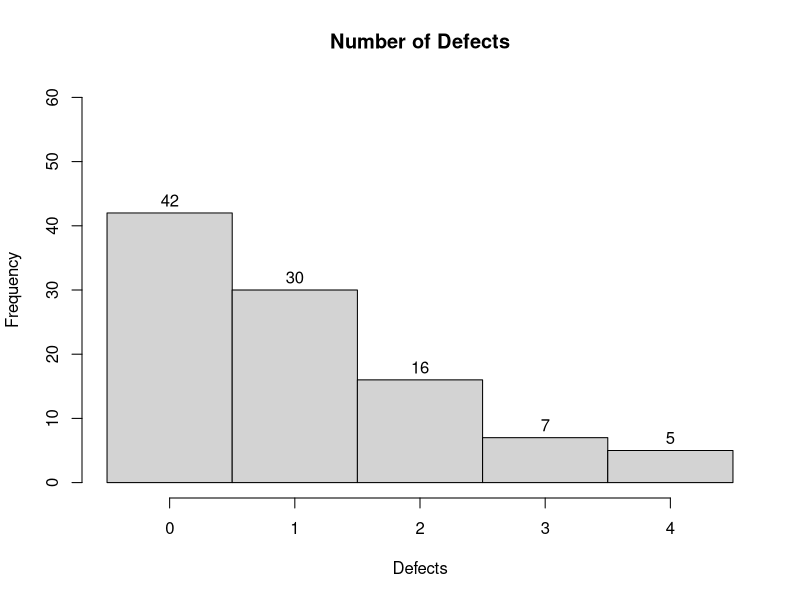
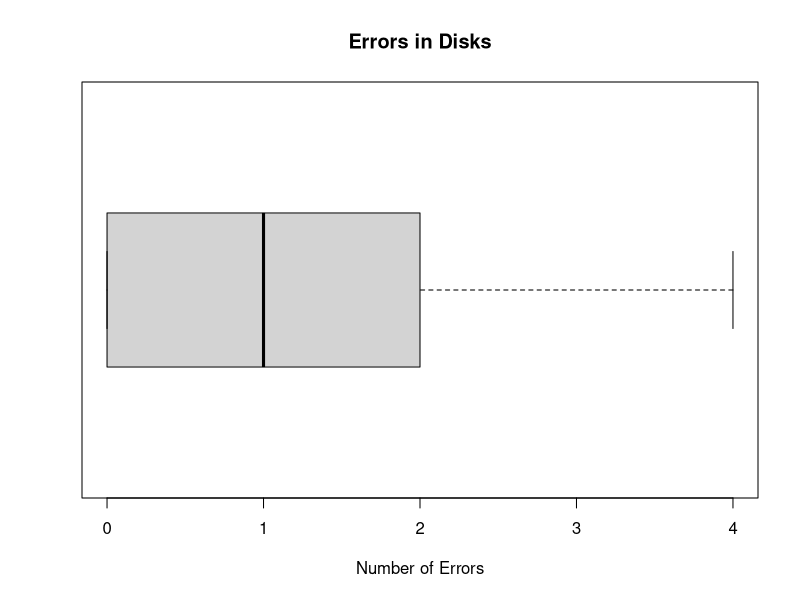
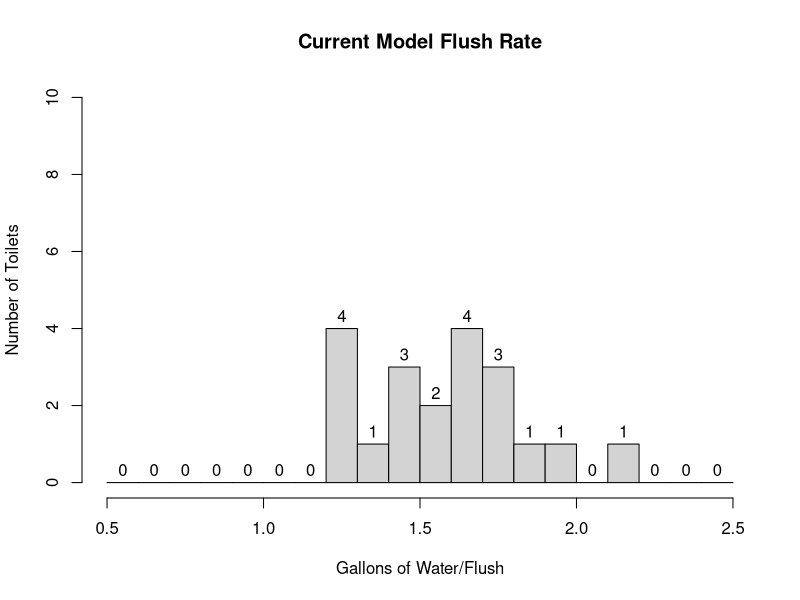
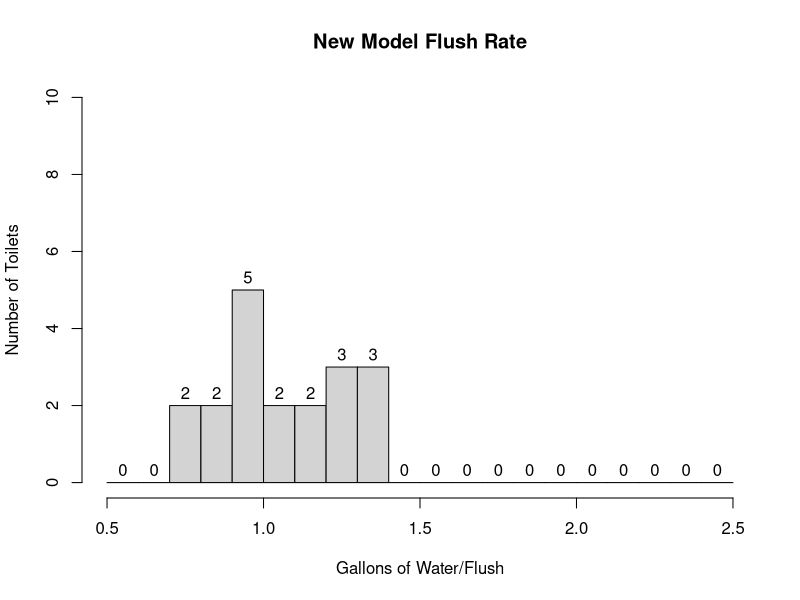
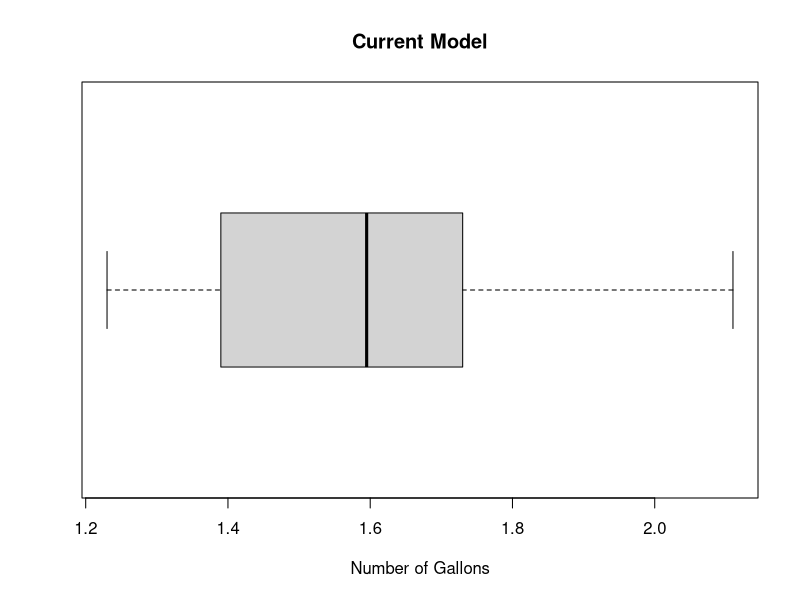
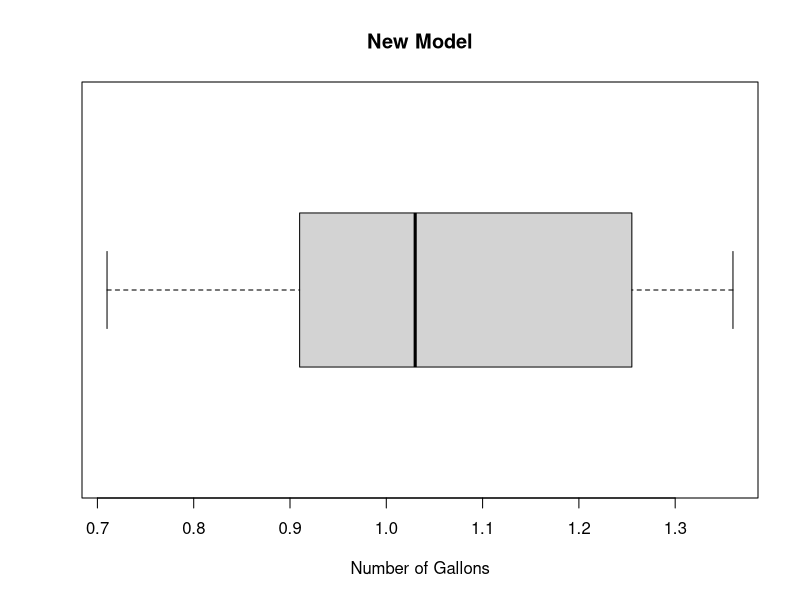
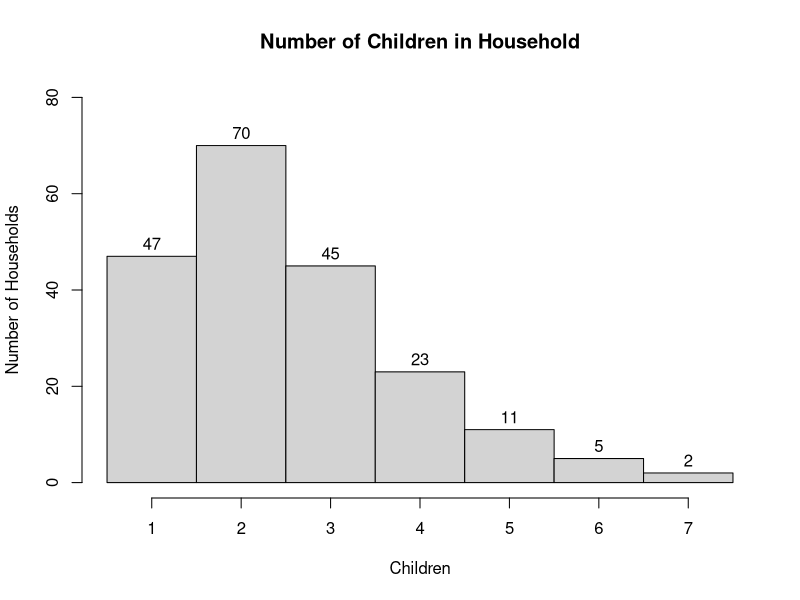

Recreate these plots in R, in order.
## ---- chunk 1
knitr::opts_chunk$set(echo = TRUE, out.width="50%", out.height="50%")
## ---- chunk 2
error.data=c(rep(0,42), rep(1,30), rep(2,16), rep(3,7), rep(4, 5))
hist(error.data, 
     breaks=c(seq(from=-0.5, 4.5, by=1)), 
     xlab="Defects", main="Number of Defects", 
     labels=TRUE, ylim=c(0,60))
## ---- chunk 3
print(mean(error.data))
print(median(error.data))

## ---- chunk 4
print(sd(error.data))
## ---- chunk 5
boxplot(error.data, pch=20, whisker.width=0.5, main="Errors in Disks", horizontal = TRUE, xlab = "Number of Errors") 
## ---- chunk 6
currentModel = c(1.63, 1.25, 1.23, 1.49, 2.11, 1.48, 1.94, 1.72, 1.85, 1.54, 1.67, 1.76, 1.46, 1.32, 1.23, 1.67, 1.74, 1.63, 1.25, 1.56)

newModel = c(1.28, 1.19, 0.90, 1.24, 1.00, 0.80, 0.71, 1.03, 1.27, 1.14, 1.36, 0.91, 1.09, 1.36, 0.91, 0.91, 0.86, 0.93, 1.36)


hist(currentModel, 
     breaks=c(seq(from=0.5, 2.5, by=0.1)), 
     xlab="Gallons of Water/Flush", ylab="Number of Toilets", main="Current Model Flush Rate", 
     labels=TRUE, ylim=c(0,10))

hist(newModel, 
     breaks=c(seq(from=0.5, 2.5, by=0.1)), 
     xlab="Gallons of Water/Flush", ylab="Number of Toilets", main="New Model Flush Rate", 
     labels=TRUE, ylim=c(0,10))
## ---- chunk 7
mean(currentModel)
median(currentModel) 

mean(newModel)
median(newModel)
## ---- chunk 8
sd(currentModel) 

sd(newModel)
## ---- chunk 9
currentBox = boxplot(currentModel, pch=20, whisker.width=0.5, main="Current Model", horizontal = TRUE, xlab = "Number of Gallons") 

newBox = boxplot(newModel, pch=20, whisker.width=0.5, main="New Model", horizontal = TRUE, xlab = "Number of Gallons") 

## ---- chunk 10
currentBox$stats
## ---- chunk 11
newData = c(currentModel, newModel)
mean(newData)
median(newData)

# Now calculate the new mean by adding the two means from part (c) and dividing by 2. 
(1.5765 * 20 + 1.065789 * 19)/39
## ---- chunk 12
Children=c(rep(1, 47), rep(2, 70), rep(3, 45), rep(4, 23), rep(5,11), rep(6,5), rep(7,2))
hist(Children, 
     breaks=seq(0.5, 7.5, 1), 
     labels=TRUE, 
     ylim=c(0,80),
     main="Number of Children in Household",
     ylab="Number of Households")

